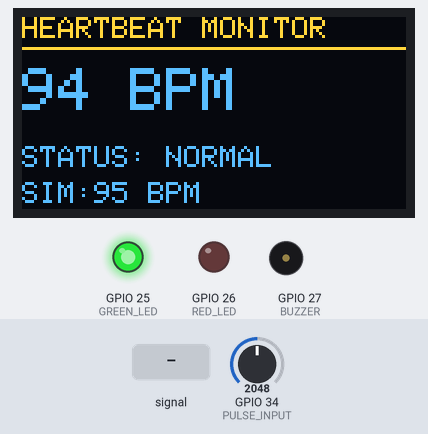
Bench run of a sketch on a simulated ESP32. Parts: 128×64 one-colour display, output pins drawn as LEDs (lit = HIGH), buzzer (waves = sounding). The test bench sets the inputs (shaded band); at power-on: GPIO 34 (PULSE_INPUT) = 2048. The OLED is the two-colour kind (top 16 rows yellow); what the sketch prints to the serial monitor is not drawn.

Above: at 2.7 s.
2.8 s: GPIO 34 (PULSE_INPUT) fed a 200 Hz sine of ±1023 counts around its level
At 3.74 s:
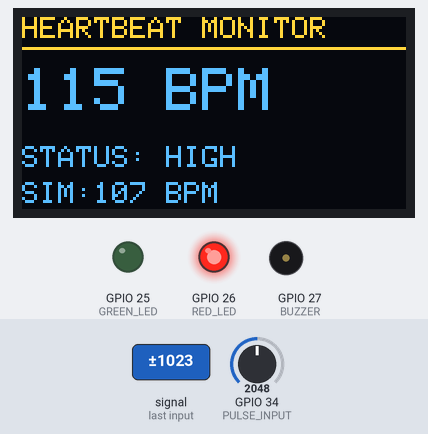
5.1 s: GPIO 34 (PULSE_INPUT) set to 1960
At 6.47 s:
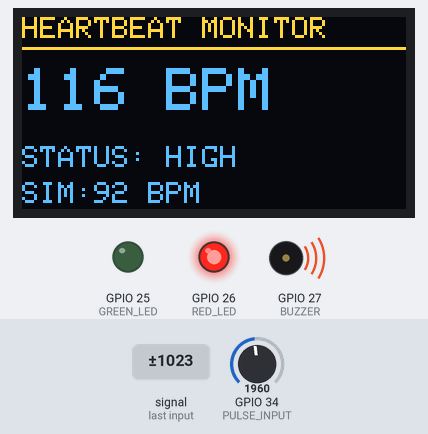
6.9 s: GPIO 34 (PULSE_INPUT) fed a 1000 Hz sine of ±1023 counts around its level
At 8.26 s:
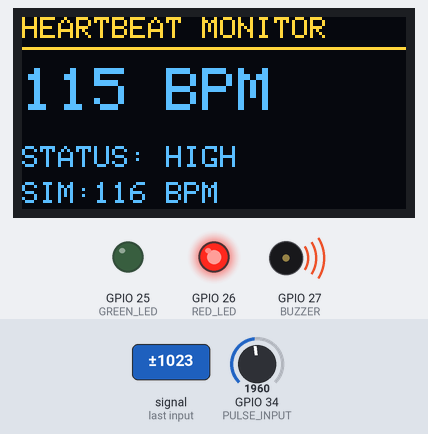
8.6 s: GPIO 34 (PULSE_INPUT) set to 1866
At 9.15 s:
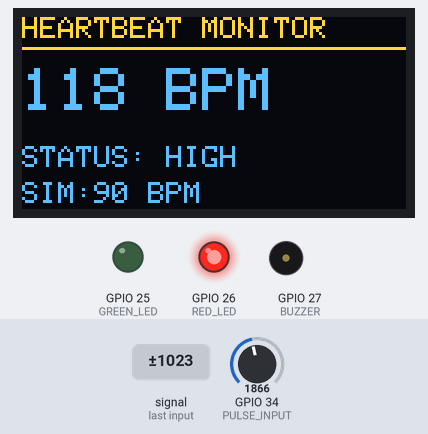
10.3 s: GPIO 34 (PULSE_INPUT) set to 1827
At 12.6 s:
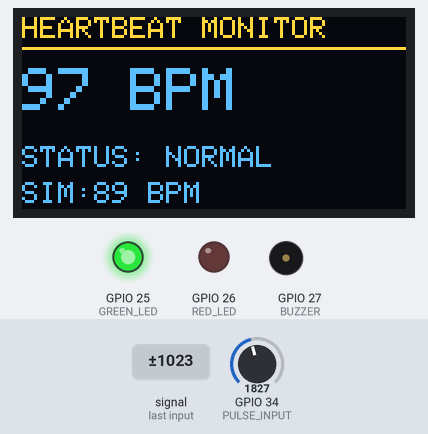
Timing chart, 0 to 12.8 s (numbered marks = the images above; inputs shaded):
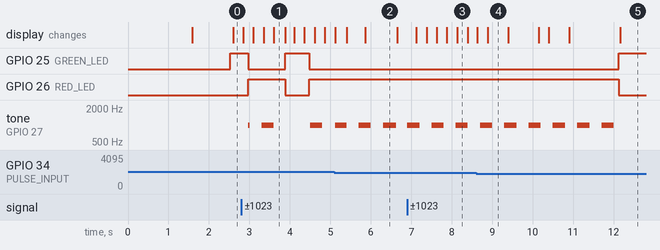

Measured:
- the behaviour switches between 1828 and 1827 on GPIO 34 (PULSE_INPUT) (found by bisection; images 4 and 5)
- after the input at 2.8 s, GPIO 25 (GREEN_LED): HIGH → LOW after 0.17 s, → HIGH 0.91 s later, → LOW 0.59 s later; GPIO 26 (RED_LED): LOW → HIGH after 0.17 s, → LOW 0.91 s later, → HIGH 0.59 s later
- after the input at 10.3 s, the display: first changes after 0.10 s (image 5 shows a later state)
- what the display in image 2 shows lasts 0.7 s, from 5.9 s to 6.6 s
- what the display in image 4 shows lasts 0.5 s, from 8.9 s to 9.4 s

The sketch:

sketch.ino
```cpp
#include <Wire.h>
#include <Adafruit_GFX.h>
#include <Adafruit_SSD1306.h>
#include <math.h>

// ============================================================
// HEARTBEAT MONITOR WITH ALERT SYSTEM
// Advanced Embedded Systems Virtual Prototype
//
// ESP32
// OLED
// Potentiometer = virtual pulse-rate control
// Green LED = normal
// Red LED = alert
// Buzzer = alert
//
// Frontend Integration:
// Serial JSON telemetry
// ============================================================

// ============================================================
// PIN CONFIGURATION
// ============================================================

#define PULSE_INPUT 34

#define GREEN_LED 25
#define RED_LED   26
#define BUZZER    27

#define OLED_SDA 21
#define OLED_SCL 22

// ============================================================
// OLED CONFIGURATION
// ============================================================

#define SCREEN_WIDTH 128
#define SCREEN_HEIGHT 64

#define OLED_RESET -1
#define OLED_ADDRESS 0x3C

Adafruit_SSD1306 display(
  SCREEN_WIDTH,
  SCREEN_HEIGHT,
  &Wire,
  OLED_RESET
);

// ============================================================
// HEART RATE CONFIGURATION
// ============================================================

// Educational demonstration thresholds

const int LOW_THRESHOLD = 60;
const int HIGH_THRESHOLD = 100;

// BPM limits for simulation

const float MIN_SIM_BPM = 40.0;
const float MAX_SIM_BPM = 150.0;

// ============================================================
// BPM PROCESSING
// ============================================================

#define BPM_BUFFER_SIZE 8

float bpmBuffer[BPM_BUFFER_SIZE];

int bpmBufferIndex = 0;
int bpmBufferCount = 0;

float measuredBPM = 0;

// ============================================================
// HEARTBEAT TIMING
// ============================================================

unsigned long lastBeatTime = 0;

bool previousBeat = false;

const unsigned long MIN_BEAT_INTERVAL = 300;
const unsigned long MAX_BEAT_INTERVAL = 2000;

// ============================================================
// SIMULATION
// ============================================================

float simulatedBPM = 75.0;

int potentiometerValue = 0;

// ============================================================
// STATUS
// ============================================================

enum HeartStatus {

  STATUS_NO_SIGNAL,

  STATUS_LOW,

  STATUS_NORMAL,

  STATUS_HIGH
};

HeartStatus currentStatus =
  STATUS_NO_SIGNAL;

// ============================================================
// TIMERS
// ============================================================

unsigned long lastDisplayUpdate = 0;

unsigned long lastTelemetryUpdate = 0;

unsigned long lastBPMControlUpdate = 0;

const unsigned long DISPLAY_INTERVAL = 250;

const unsigned long TELEMETRY_INTERVAL = 500;

const unsigned long BPM_CONTROL_INTERVAL = 100;

// ============================================================
// STATUS TEXT
// ============================================================

const char* getStatusText() {

  switch (currentStatus) {

    case STATUS_LOW:
      return "LOW";

    case STATUS_NORMAL:
      return "NORMAL";

    case STATUS_HIGH:
      return "HIGH";

    default:
      return "NO_SIGNAL";
  }
}

// ============================================================
// ADD BPM TO BUFFER
// ============================================================

void addBPM(float bpm) {

  bpmBuffer[bpmBufferIndex] =
    bpm;

  bpmBufferIndex++;

  if (
    bpmBufferIndex >=
    BPM_BUFFER_SIZE
  ) {

    bpmBufferIndex = 0;
  }

  if (
    bpmBufferCount <
    BPM_BUFFER_SIZE
  ) {

    bpmBufferCount++;
  }
}

// ============================================================
// CALCULATE MOVING AVERAGE
// ============================================================

float calculateAverageBPM() {

  if (bpmBufferCount == 0) {

    return 0;
  }

  float total = 0;

  for (
    int i = 0;
    i < bpmBufferCount;
    i++
  ) {

    total += bpmBuffer[i];
  }

  return total /
         bpmBufferCount;
}

// ============================================================
// READ POTENTIOMETER
// ============================================================

void updateSimulationBPM() {

  potentiometerValue =
    analogRead(PULSE_INPUT);

  // Map potentiometer to
  // 40 - 150 BPM

  simulatedBPM =
    MIN_SIM_BPM +
    (
      (float)potentiometerValue /
      4095.0
    ) *
    (
      MAX_SIM_BPM -
      MIN_SIM_BPM
    );
}

// ============================================================
// GENERATE VIRTUAL HEARTBEAT
// ============================================================

bool generateHeartbeat() {

  float beatInterval =
    60000.0 /
    simulatedBPM;

  float position =
    fmod(
      (float)millis(),
      beatInterval
    );

  // Simulated pulse width

  if (position < 70) {

    return true;
  }

  return false;
}

// ============================================================
// HEARTBEAT DETECTION
// ============================================================

void processHeartbeat() {

  bool beat =
    generateHeartbeat();

  // Rising edge detection

  if (
    beat &&
    !previousBeat
  ) {

    unsigned long now =
      millis();

    // First beat

    if (
      lastBeatTime == 0
    ) {

      lastBeatTime = now;

      Serial.println(
        "First heartbeat detected"
      );
    }

    else {

      unsigned long interval =
        now -
        lastBeatTime;

      // Reject impossible intervals

      if (
        interval >=
        MIN_BEAT_INTERVAL &&
        interval <=
        MAX_BEAT_INTERVAL
      ) {

        float instantBPM =
          60000.0 /
          interval;

        addBPM(
          instantBPM
        );

        measuredBPM =
          calculateAverageBPM();
      }

      lastBeatTime = now;
    }
  }

  previousBeat =
    beat;
}

// ============================================================
// STATUS CLASSIFICATION
// ============================================================

void updateStatus() {

  if (
    measuredBPM <= 0
  ) {

    currentStatus =
      STATUS_NO_SIGNAL;

    return;
  }

  if (
    measuredBPM <
    LOW_THRESHOLD
  ) {

    currentStatus =
      STATUS_LOW;
  }

  else if (
    measuredBPM >
    HIGH_THRESHOLD
  ) {

    currentStatus =
      STATUS_HIGH;
  }

  else {

    currentStatus =
      STATUS_NORMAL;
  }
}

// ============================================================
// ALERT SYSTEM
// ============================================================

void updateAlerts() {

  // NORMAL

  if (
    currentStatus ==
    STATUS_NORMAL
  ) {

    digitalWrite(
      GREEN_LED,
      HIGH
    );

    digitalWrite(
      RED_LED,
      LOW
    );

    noTone(
      BUZZER
    );
  }

  // LOW / HIGH

  else if (
    currentStatus ==
    STATUS_LOW ||
    currentStatus ==
    STATUS_HIGH
  ) {

    digitalWrite(
      GREEN_LED,
      LOW
    );

    digitalWrite(
      RED_LED,
      HIGH
    );

    // Pulsing alarm

    if (
      (millis() / 300) % 2
    ) {

      tone(
        BUZZER,
        1000
      );
    }

    else {

      noTone(
        BUZZER
      );
    }
  }

  // NO SIGNAL

  else {

    digitalWrite(
      GREEN_LED,
      LOW
    );

    digitalWrite(
      RED_LED,
      LOW
    );

    noTone(
      BUZZER
    );
  }
}

// ============================================================
// OLED DISPLAY
// ============================================================

void updateDisplay() {

  display.clearDisplay();

  display.setTextColor(
    SSD1306_WHITE
  );

  // ---------------- TITLE ----------------

  display.setTextSize(1);

  display.setCursor(
    0,
    0
  );

  display.println(
    "HEARTBEAT MONITOR"
  );

  display.drawLine(
    0,
    10,
    127,
    10,
    SSD1306_WHITE
  );

  // ---------------- BPM ----------------

  display.setTextSize(2);

  display.setCursor(
    0,
    17
  );

  if (
    measuredBPM > 0
  ) {

    display.print(
      (int)measuredBPM
    );

    display.println(
      " BPM"
    );
  }

  else {

    display.println(
      "-- BPM"
    );
  }

  // ---------------- STATUS ----------------

  display.setTextSize(1);

  display.setCursor(
    0,
    43
  );

  display.print(
    "STATUS: "
  );

  display.println(
    getStatusText()
  );

  // ---------------- SIMULATION ----------------

  display.setCursor(
    0,
    55
  );

  display.print(
    "SIM:"
  );

  display.print(
    (int)simulatedBPM
  );

  display.print(
    " BPM"
  );

  display.display();
}

// ============================================================
// FRONTEND TELEMETRY
// ============================================================

void sendTelemetry() {

  bool alert =
    (
      currentStatus ==
      STATUS_LOW ||
      currentStatus ==
      STATUS_HIGH
    );

  // IMPORTANT:
  // Keep this JSON on ONE LINE.
  // Frontend can parse it directly.

  Serial.print("{");

  Serial.print(
    "\"bpm\":"
  );

  Serial.print(
    measuredBPM,
    1
  );

  Serial.print(",");

  Serial.print(
    "\"simulated_bpm\":"
  );

  Serial.print(
    simulatedBPM,
    1
  );

  Serial.print(",");

  Serial.print(
    "\"status\":\""
  );

  Serial.print(
    getStatusText()
  );

  Serial.print(
    "\","
  );

  Serial.print(
    "\"alert\":"
  );

  Serial.print(
    alert ? "true" : "false"
  );

  Serial.print(",");

  Serial.print(
    "\"sensor_raw\":"
  );

  Serial.print(
    potentiometerValue
  );

  Serial.print(",");

  Serial.print(
    "\"uptime_ms\":"
  );

  Serial.print(
    millis()
  );

  Serial.println(
    "}"
  );
}

// ============================================================
// SETUP
// ============================================================

void setup() {

  Serial.begin(
    115200
  );

  // GPIO

  pinMode(
    PULSE_INPUT,
    INPUT
  );

  pinMode(
    GREEN_LED,
    OUTPUT
  );

  pinMode(
    RED_LED,
    OUTPUT
  );

  pinMode(
    BUZZER,
    OUTPUT
  );

  // I2C

  Wire.begin(
    OLED_SDA,
    OLED_SCL
  );

  // OLED

  if (
    !display.begin(
      SSD1306_SWITCHCAPVCC,
      OLED_ADDRESS
    )
  ) {

    Serial.println(
      "OLED initialization FAILED"
    );

    while (true) {

      delay(100);
    }
  }

  // Startup display

  display.clearDisplay();

  display.setTextColor(
    SSD1306_WHITE
  );

  display.setTextSize(1);

  display.setCursor(
    15,
    5
  );

  display.println(
    "ADVANCED EMBEDDED"
  );

  display.setCursor(
    25,
    22
  );

  display.println(
    "HEART MONITOR"
  );

  display.setCursor(
    30,
    42
  );

  display.println(
    "SYSTEM READY"
  );

  display.display();

  // Startup serial output

  Serial.println();
  Serial.println(
    "================================"
  );

  Serial.println(
    " HEARTBEAT MONITOR"
  );

  Serial.println(
    " FRONTEND TELEMETRY ENABLED"
  );

  Serial.println(
    "================================"
  );

  delay(1500);
}

// ============================================================
// MAIN LOOP
// ============================================================

void loop() {

  unsigned long now =
    millis();

  // Update simulated heart rate
  // from potentiometer

  if (
    now -
    lastBPMControlUpdate >=
    BPM_CONTROL_INTERVAL
  ) {

    lastBPMControlUpdate =
      now;

    updateSimulationBPM();
  }

  // Process heartbeat

  processHeartbeat();

  // Determine status

  updateStatus();

  // Control physical outputs

  updateAlerts();

  // OLED

  if (
    now -
    lastDisplayUpdate >=
    DISPLAY_INTERVAL
  ) {

    lastDisplayUpdate =
      now;

    updateDisplay();
  }

  // Frontend telemetry

  if (
    now -
    lastTelemetryUpdate >=
    TELEMETRY_INTERVAL
  ) {

    lastTelemetryUpdate =
      now;

    sendTelemetry();
  }

  delay(5);
}
```
